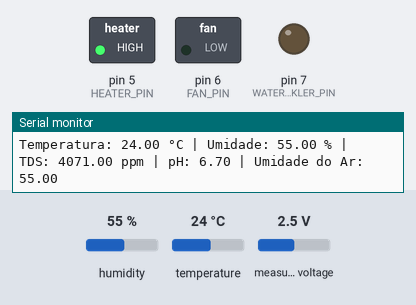
This sketch was run on a simulated Arduino Uno, built with avr-gcc and run on an emulated ATmega328P. Shown: switched loads named in the sketch (green lamp = pin HIGH), output pins drawn as LEDs (lit = HIGH), the last lines printed to the serial monitor. The inputs (shaded band) are chosen by the test bench; at power-on: humidity 55 %, temperature 24 °C, measured voltage 2.5 V. Random numbers use the default seed unless the sketch sets one.

Above: at 1.2 s.
1.3 s: humidity set to 53 %
At 2.7 s:
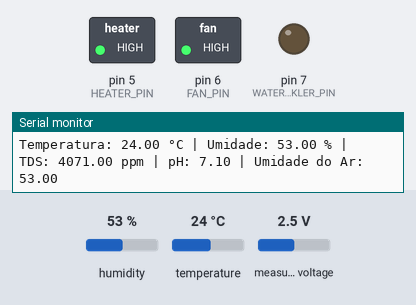
3.6 s: temperature set to 37.7 °C
5.3 s: temperature set to 38.7 °C
At 7.4 s:
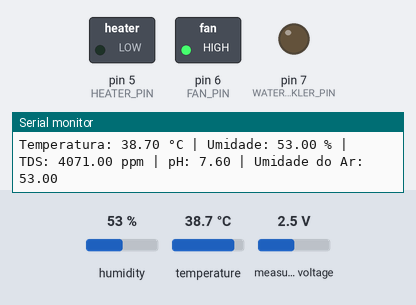
7.7 s: humidity set to 40 %
At 11.2 s:
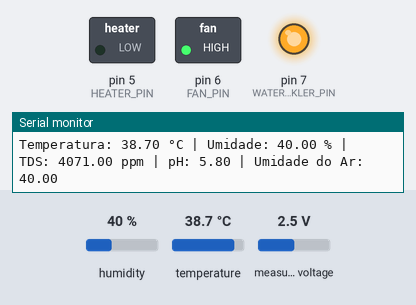
11.9 s: humidity set to 68 %
At 13.1 s:
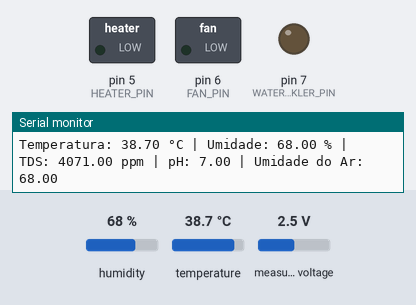
13.9 s: humidity set to 22 %
At 14.9 s:
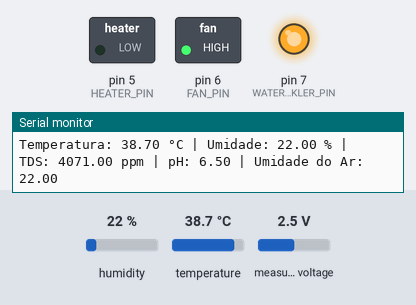
Timing chart, 0 to 16.9 s (numbered marks = the images above; inputs shaded):
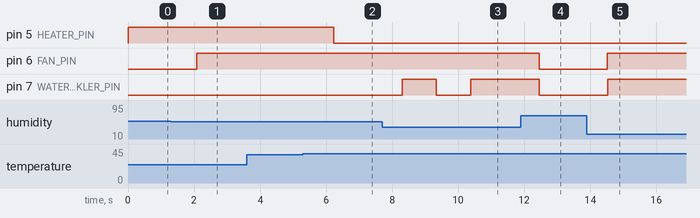

The sketch:

ControleIncubadora.ino
```cpp
#include <DHT.h>
#include <PID_v1.h>
#include <Adafruit_ADS1015.h>

#define DHT_PIN 2
#define HEATER_PIN 5
#define FAN_PIN 6
#define TDS_PIN A0
#define pH_PIN A1
#define WATER_SPRINKLER_PIN 7

DHT dht(DHT_PIN, DHT22);
Adafruit_ADS1015 ads;

double setpoint_temperature = 37.5; // Temperatura desejada em Celsius
double setpoint_humidity = 60.0;    // Umidade desejada em porcentagem
double setpoint_TDS = 1000.0;       // Valor de TDS desejado em ppm
double setpoint_pH = 7.0;           // Valor de pH desejado
double setpoint_air_humidity = 50.0; // Umidade do ar desejada em porcentagem

double input_temperature, output_temperature;
double input_humidity, output_humidity;
double input_TDS, output_TDS;
double input_pH, output_pH;
double input_air_humidity, output_air_humidity;

double Kp = 5; // Ganho proporcional
double Ki = 0.1; // Ganho integral
double Kd = 1; // Ganho derivativo

double elapsedTime, previousTime;
double error_temperature, lastError_temperature;
double cumError_temperature, rateError_temperature;

double error_humidity, lastError_humidity;
double cumError_humidity, rateError_humidity;

double error_TDS, lastError_TDS;
double cumError_TDS, rateError_TDS;

double error_pH, lastError_pH;
double cumError_pH, rateError_pH;

double error_air_humidity, lastError_air_humidity;
double cumError_air_humidity, rateError_air_humidity;

double outMin = 0;
double outMax = 255;

void setup() {
  Serial.begin(9600);
  dht.begin();
  ads.begin();

  pinMode(HEATER_PIN, OUTPUT);
  pinMode(FAN_PIN, OUTPUT);
  pinMode(WATER_SPRINKLER_PIN, OUTPUT);

  digitalWrite(HEATER_PIN, LOW);
  digitalWrite(FAN_PIN, LOW);
  digitalWrite(WATER_SPRINKLER_PIN, LOW);

  previousTime = millis();
}

void loop() {
  double current_temperature = dht.readTemperature();
  double current_humidity = dht.readHumidity();
  double current_TDS = readTDS();
  double current_pH = readpH();

  PID_Controller_Temperature(current_temperature);
  PID_Controller_Humidity(current_humidity);
  PID_Controller_TDS(current_TDS);
  PID_Controller_pH(current_pH);
  PID_Controller_AirHumidity(current_humidity);

  Serial.print("Temperatura: ");
  Serial.print(current_temperature);
  Serial.print(" °C | Umidade: ");
  Serial.print(current_humidity);
  Serial.print(" % | TDS: ");
  Serial.print(current_TDS);
  Serial.print(" ppm | pH: ");
  Serial.print(current_pH);
  Serial.print(" | Umidade do Ar: ");
  Serial.println(current_humidity);

  delay(1000); // Aguarda um segundo antes de realizar a próxima leitura
}

double readTDS() {
  int rawValue = ads.readADC_SingleEnded(TDS_PIN);
  double TDSValue = map(rawValue, 0, 1023, 0, 5000); // Mapeia a leitura para o intervalo de TDS (0 a 5000 ppm)
  return TDSValue;
}

double readpH() {
  // Lógica para ler o valor de pH do módulo de pH
  // Implemente esta parte de acordo com a documentação do seu módulo específico
  // e o método de calibração que você está utilizando
  return 6.8 + random(-10, 10) / 10.0;
}

void PID_Controller_Temperature(double current_temperature) {
  // Implemente o controle PID para temperatura
  // ...

  // Exemplo simples para ligar/desligar o aquecedor
  if (current_temperature < setpoint_temperature - 0.5) {
    digitalWrite(HEATER_PIN, HIGH);
  } else if (current_temperature > setpoint_temperature + 0.5) {
    digitalWrite(HEATER_PIN, LOW);
  }
}

void PID_Controller_Humidity(double current_humidity) {
  // Implemente o controle PID para umidade
  // ...

  // Exemplo simples para ligar/desligar o umidificador
  if (current_humidity < setpoint_humidity - 5) {
    digitalWrite(FAN_PIN, HIGH);
  } else if (current_humidity > setpoint_humidity + 5) {
    digitalWrite(FAN_PIN, LOW);
  }
}

void PID_Controller_TDS(double current_TDS) {
  // Implemente o controle PID para TDS
  // ...

  // Exemplo simples para ligar/desligar dispositivos relacionados ao TDS
  // ...
}

void PID_Controller_pH(double current_pH) {
  // Implemente o controle PID para pH
  // ...

  // Exemplo simples para ligar/desligar dispositivos relacionados ao pH
  // ...
}

void PID_Controller_AirHumidity(double current_air_humidity) {
  error_air_humidity = setpoint_air_humidity - current_air_humidity;
  double currentTime = millis();
  elapsedTime = (currentTime - previousTime) / 1000.0;

  double P = Kp * error_air_humidity;
  cumError_air_humidity += error_air_humidity * elapsedTime;
  double I = Ki * cumError_air_humidity;
  rateError_air_humidity = (error_air_humidity - lastError_air_humidity) / elapsedTime;
  double D = Kd * rateError_air_humidity;

  output_air_humidity = P + I + D;
  output_air_humidity = constrain(output_air_humidity, outMin, outMax);

  digitalWrite(WATER_SPRINKLER_PIN, output_air_humidity > 50);
  lastError_air_humidity = error_air_humidity;
  previousTime = currentTime;
}
```

Measured:
- the behaviour switches between 55 and 54 % on humidity (found by bisection; images 0 and 1)
- the behaviour switches between 38 and 38.1 °C on temperature (found by bisection; images 1 and 2)
- after the input at 1.3 s, pin 6 (FAN_PIN): LOW → HIGH after 0.78 s
- after the input at 5.3 s, pin 5 (HEATER_PIN): HIGH → LOW after 0.93 s
- after the input at 7.7 s, pin 7 (WATER_SPRINKLER_PIN): LOW → HIGH after 0.60 s, → LOW 1.0 s later, → HIGH 1.0 s later
- after the input at 11.9 s, pin 6 (FAN_PIN), pin 7 (WATER_SPRINKLER_PIN): HIGH → LOW after 0.55 s
- after the input at 13.9 s, pin 6 (FAN_PIN), pin 7 (WATER_SPRINKLER_PIN): LOW → HIGH after 0.62 s
